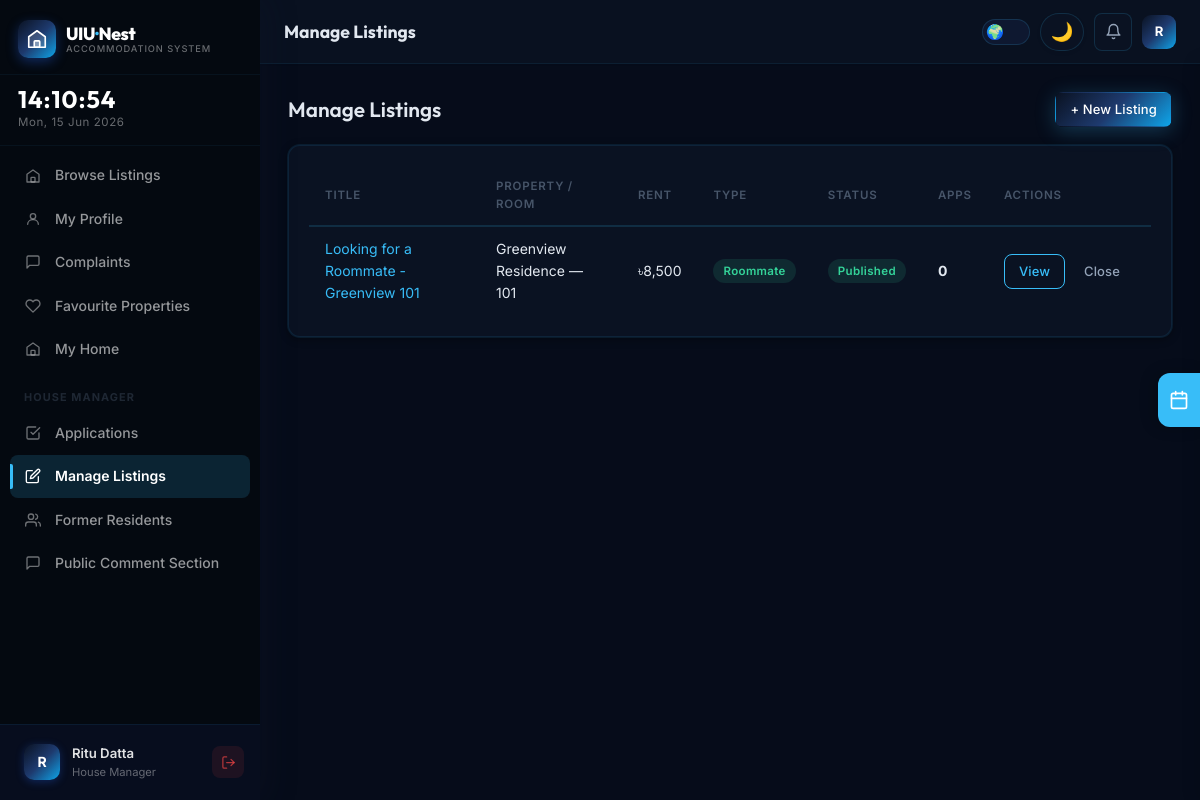
Before: /pages/manage-listings.php (signed in) with the older database file.
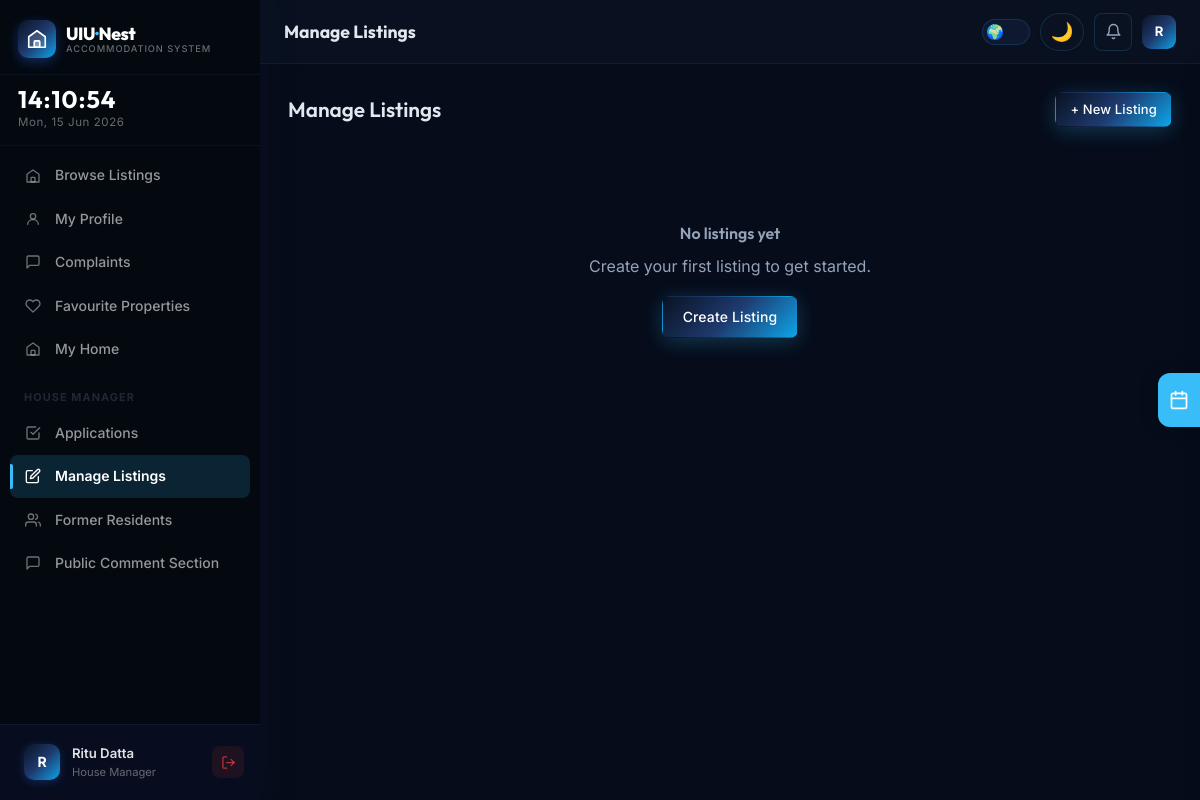
After: the same page with the newer database file.
### tables this page shows
CREATE TABLE `listings` (
  `id`           INT UNSIGNED NOT NULL AUTO_INCREMENT,
  `room_id`      INT UNSIGNED NOT NULL,
  `created_by`   INT UNSIGNED NOT NULL,
  `listing_type` ENUM('owner_direct','roommate_needed') NOT NULL,
  `title`        VARCHAR(255) NOT NULL,
  `description`  TEXT         DEFAULT NULL,
  `status`       ENUM('draft','pending_owner_approval','published','closed','rejected') NOT NULL DEFAULT 'draft',
  `published_at` DATETIME     DEFAULT NULL,
  `created_at`   DATETIME     NOT NULL DEFAULT CURRENT_TIMESTAMP,
  `updated_at`   DATETIME     NOT NULL DEFAULT CURRENT_TIMESTAMP ON UPDATE CURRENT_TIMESTAMP,
  `deleted_at`   DATETIME     DEFAULT NULL,
  PRIMARY KEY (`id`),
  INDEX `idx_listing_room` (`room_id`),
  INDEX `idx_listing_creator` (`created_by`),
  INDEX `idx_listing_status` (`status`),
  INDEX `idx_listing_deleted` (`deleted_at`),
  CONSTRAINT `fk_listing_room` FOREIGN KEY (`room_id`) REFERENCES `rooms` (`id`) ON DELETE CASCADE,
  CONSTRAINT `fk_listing_creator` FOREIGN KEY (`created_by`) REFERENCES `users` (`id`) ON DELETE CASCADE
);

CREATE TABLE `properties` (
  `id`              INT UNSIGNED  NOT NULL AUTO_INCREMENT,
  `owner_id`        INT UNSIGNED  NOT NULL,
  `house_manager_id` INT UNSIGNED DEFAULT NULL,
  `name`            VARCHAR(200)  NOT NULL,
  `address`         TEXT          NOT NULL,
  `location_lat`    DECIMAL(10,7) NOT NULL DEFAULT 23.7990,
  `location_lng`    DECIMAL(10,7) NOT NULL DEFAULT 90.4510,
  `description`     TEXT          DEFAULT NULL,
  `image_path`      VARCHAR(500)  DEFAULT NULL,
  `is_active`       TINYINT(1)    NOT NULL DEFAULT 1,
  `created_at`      DATETIME      NOT NULL DEFAULT CURRENT_TIMESTAMP,
  `updated_at`      DATETIME      NOT NULL DEFAULT CURRENT_TIMESTAMP ON UPDATE CURRENT_TIMESTAMP,
  PRIMARY KEY (`id`),
  INDEX `idx_prop_owner` (`owner_id`),
  INDEX `idx_prop_location` (`location_lat`, `location_lng`),
  CONSTRAINT `fk_prop_owner` FOREIGN KEY (`owner_id`) REFERENCES `users` (`id`) ON DELETE CASCADE
);

CREATE TABLE `rooms` (
  `id`                INT UNSIGNED     NOT NULL AUTO_INCREMENT,
  `property_id`       INT UNSIGNED     NOT NULL,
  `room_number`       VARCHAR(20)      NOT NULL,
  `capacity`          TINYINT UNSIGNED NOT NULL DEFAULT 1,
  `current_occupancy` TINYINT UNSIGNED NOT NULL DEFAULT 0,
  `rent_amount`       DECIMAL(10,2)    NOT NULL,
  `amenities_json`    JSON             DEFAULT NULL,
  `description`       TEXT             DEFAULT NULL,
  `image_path`        VARCHAR(500)     DEFAULT NULL,
  `is_active`         TINYINT(1)       NOT NULL DEFAULT 1,
  `created_at`        DATETIME         NOT NULL DEFAULT CURRENT_TIMESTAMP,
  `updated_at`        DATETIME         NOT NULL DEFAULT CURRENT_TIMESTAMP ON UPDATE CURRENT_TIMESTAMP,
  PRIMARY KEY (`id`),
  INDEX `idx_room_property` (`property_id`),
  INDEX `idx_room_rent` (`rent_amount`),
  CONSTRAINT `fk_room_property` FOREIGN KEY (`property_id`) REFERENCES `properties` (`id`) ON DELETE CASCADE
);

### pages/manage-listings.php (the view, shortened to what this page needs)
<?php
require_once __DIR__ . '/../includes/header.php';
$db = getDB();
$role = $_SESSION['role'];
$userId = $_SESSION['user_id'];
if ($role === 'owner') {
    $stmt = $db->prepare(
        'SELECT l.*, r.rent_amount, r.room_number, p.name AS property_name, u.full_name AS creator_name,
                (SELECT COUNT(*) FROM applications a WHERE a.listing_id = l.id AND a.deleted_at IS NULL) AS app_count
         FROM listings l
         JOIN rooms r ON r.id = l.room_id
         JOIN properties p ON p.id = r.property_id
         JOIN users u ON u.id = l.created_by
         WHERE p.owner_id = ? AND l.deleted_at IS NULL
         ORDER BY l.created_at DESC'
    );
    $stmt->execute([$userId]);
} else {
    $stmt = $db->prepare(
        'SELECT l.*, r.rent_amount, r.room_number, p.name AS property_name, u.full_name AS creator_name,
                (SELECT COUNT(*) FROM applications a WHERE a.listing_id = l.id AND a.deleted_at IS NULL) AS app_count
         FROM listings l
         JOIN rooms r ON r.id = l.room_id
         JOIN properties p ON p.id = r.property_id
         JOIN users u ON u.id = l.created_by
         WHERE l.created_by = ? AND l.deleted_at IS NULL
         ORDER BY l.created_at DESC'
    );
    $stmt->execute([$userId]);
}
$listings = $stmt->fetchAll();
?>
<div class="section-header">
    <h2> Manage Listings</h2>
    <a href="<?= APP_URL ?>/pages/create-listing.php" class="btn btn-primary btn-sm">+ New Listing</a>
</div>
<?php if (empty($listings)): ?>
<div class="empty-state">
    <h3>No listings yet</h3>
    <p>Create your first listing to get started.</p>
    <a href="<?= APP_URL ?>/pages/create-listing.php" class="btn btn-primary" style="margin-top:16px;">Create Listing</a>
</div>
<?php else: ?>
<div class="card">
    <div class="card-body" style="overflow-x:auto;">
        <table class="data-table">
            <thead><tr><th>Title</th><th>Property / Room</th><th>Rent</th><th>Type</th><th>Status</th><th>Apps</th><th>Actions</th></tr></thead>
            <tbody>
            <?php foreach ($listings as $l): ?>
            <tr>
                <td><a href="<?= APP_URL ?>/pages/listing-detail.php?id=<?= $l['id'] ?>"><?= sanitizeInput($l['title']) ?></a></td>
                <td><?= sanitizeInput($l['property_name']) ?> — <?= sanitizeInput($l['room_number']) ?></td>
                <td><?= formatRent($l['rent_amount']) ?></td>
                <td><span class="badge <?= $l['listing_type'] === 'roommate_needed' ? 'badge-enrolled' : 'badge-draft' ?>"><?= $l['listing_type'] === 'roommate_needed' ? 'Roommate' : 'Direct' ?></span></td>
                <td><?= getListingStatusBadge($l['status']) ?></td>
                <td><strong><?= $l['app_count'] ?></strong></td>
                <td style="white-space:nowrap;">
                    <a href="<?= APP_URL ?>/pages/listing-detail.php?id=<?= $l['id'] ?>" class="btn btn-sm btn-outline">View</a>
                    <?php if ($l['status'] === 'published'): ?>
                        <button class="btn btn-sm btn-ghost" onclick="updateListing(<?= $l['id'] ?>,'closed')">Close</button>
                    <?php endif; ?>
                </td>
            </tr>
            <?php endforeach; ?>
            </tbody>
        </table>
    </div>
</div>
<?php endif; ?>
<?php require_once __DIR__ . '/../includes/footer.php'; ?>

### includes/functions.php (shortened to what this page needs)
<?php
function sanitizeInput(string $input): string {
    return htmlspecialchars(trim($input), ENT_QUOTES, 'UTF-8');
}
function formatRent(float $amount): string {
    return '৳' . number_format($amount, 0);
}
function getListingStatusBadge(string $status): string {
    $map = [
        'draft'                  => ['Draft', 'badge-draft'],
        'pending_owner_approval' => ['Pending Approval', 'badge-pending'],
        'published'              => ['Published', 'badge-published'],
        'closed'                 => ['Closed', 'badge-closed'],
        'rejected'               => ['Rejected', 'badge-rejected'],
    ];
    $info = $map[$status] ?? [$status, 'badge-default'];
    return '<span class="badge ' . $info[1] . '">' . $info[0] . '</span>';
}

Changed rows visible on the page:
no longer on this page (row edited): listings: title "Looking for a Roommate - Greenview 101", properties.name "Greenview Residence", room.room_number "101", room.rent_amount "৳8,500", listing_type "Roommate", status "Published", app_count "0"
Other visible differences:
text no longer shown: "TITLE PROPERTY / ROOM RENT TYPE STATUS APPS ACTIONS"
text now shown: "No listings yet Create your first listing to get started. Create Listing"
